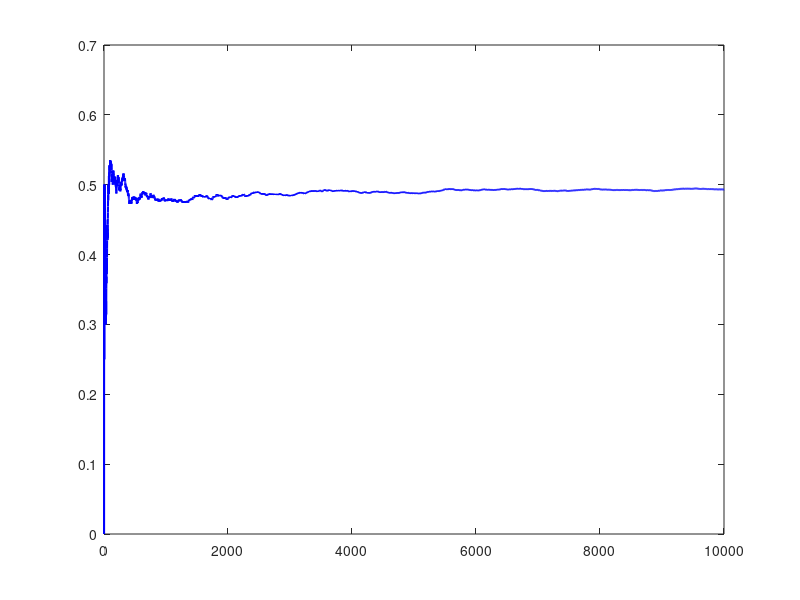

Here is the MATLAB script that generated this plot: (Note: this script raises an error after producing the figure.)
clear; clc; close all;
N = 10000;
tosses = randi([0, 1], 1, N);
cum_heads = cumsum(tosses);
trials = 1:N;
freq = cum_heads ./ trials;
plot(trials, freq, 'b-', 'LineWidth', 1.5);
hold on;
yline(0.5, 'r--', 'LineWidth', 2);
title('Coin Toss and LLN');
xlabel('trials');
ylabel('cumulative frequency');
legend('empirical frequency', 'theoretical probability(0.5)');
grid on;
